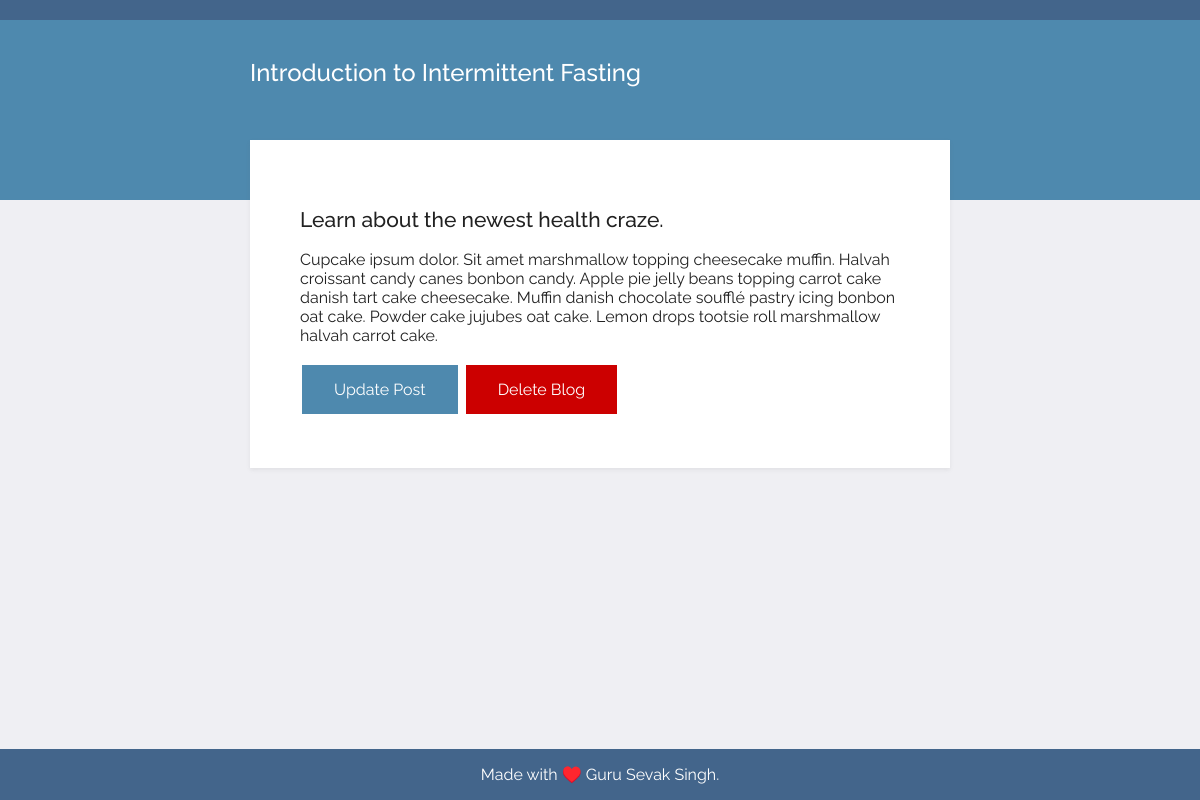
Screenshot of /post/3 with the database file from the repository.
### app.py (models this page shows)
class BlogPost(db.Model):
    id = db.Column(db.Integer, primary_key=True)
    title = db.Column(db.String(250), unique=True, nullable=False)
    subtitle = db.Column(db.String(250), nullable=False)
    body = db.Column(db.Text, nullable=False)

### app.py (the view)
@app.route('/post/<int:index>')
def get_post(index):
    requested_post = BlogPost.query.get(index)
    return render_template("post.html", post=requested_post)

### templates/post.html (shortened to what this page needs)
{% extends "base.html" %}
{% block body %}
<div class="top">
    <div class="title">
        <h1>{{post.title}}</h1>
    </div>
</div>
<div class="content">
    <div class="card">
        <h2>{{post.subtitle}}</h2>
        <p>{{post.body}}</p>
        <a class="submit-button" href="{{ url_for('update_post', post_id=post.id) }}">Update Post</a>
        <a class="delete-button" href="{{ url_for('delete_post', post_id=post.id) }}">Delete Blog</a>
    </div>
</div>
{% endblock %}

### static/css/styles.css (style rules this page uses)
body { background: #efeff3; margin: 0; font-family: 'Raleway', sans-serif; -webkit-font-smoothing: antialiased; color: #212121; }
.top { background: #4e89ae; height: 180px; border-top: 20px solid #43658b; }
.top .title { width: 700px; margin: 38px auto 0 auto; }
.title h1 { font-size: 24px; color: #FFF; font-weight: 500; }
.content { margin: -80px auto 100px; padding-bottom: 20px; }
.card { position: relative; background: #fff; padding: 50px; width: 600px; margin: 20px auto 0 auto; box-shadow: 0 2px 4px rgba(100, 100, 100, .1); }
.card h2 { font-size: 21px; font-weight: 500; }
.submit-button { background-color: #4e89ae; border: none; color: white; padding: 15px 32px; text-align: center; text-decoration: none; display: inline-block; font-size: 16px; margin: 4px 2px; cursor: pointer; }
.delete-button { background-color: #cc0000; border: none; color: white; padding: 15px 32px; text-align: center; text-decoration: none; display: inline-block; font-size: 16px; margin: 4px 2px; cursor: pointer; }

### rows the page displays
BlogPost: title "Introduction to Intermittent Fasting", subtitle "Learn about the newest health craze.", body "Cupcake ipsum dolor. Sit amet marshmallow topping cheesecake muffin. Halvah croissant candy canes bonbon candy. Apple pie jelly beans topping carrot cake danish tart cake cheesecake. Muffin danish chocolate soufflé pastry icing bonbon oat cake. Powder cake jujubes oat cake. Lemon drops tootsie roll marshmallow halvah carrot cake."
